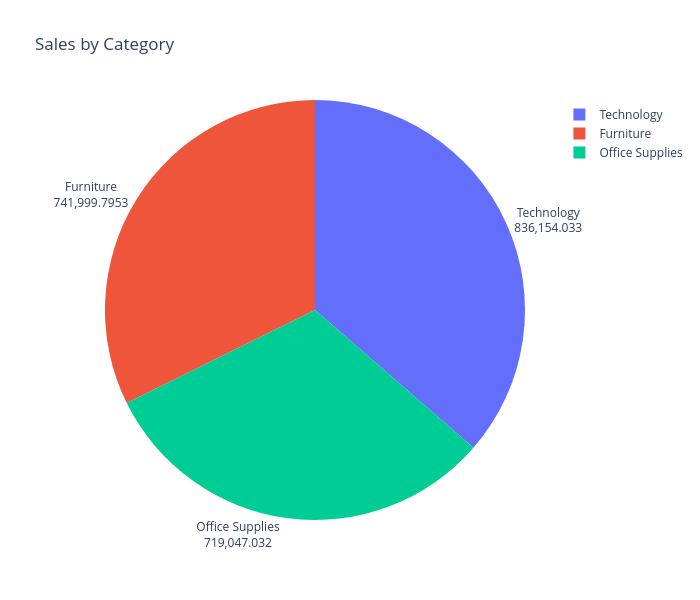

Notebook cell for this chart:
### Markdown cell above
SALES BY CATEGORY

### Code cell
sales_by_category= Data.groupby('Category')['Sales'].sum().reset_index()
fig = px.pie(sales_by_category,names='Category',values='Sales',title='Sales by Category')
# 3. Increase height and width
fig.update_layout(
    width=700,   # Set your desired width in pixels
    height=600   # Set your desired height in pixels
)
# 4. Show both Labels and Values together
fig.update_traces(
    textinfo='label+value', # Combines label and value
    textposition='outside'  # Optional: places the text outside the slices for better readability
)
fig.show()

### Figure 1 — Plotly figure (JSON) as saved in the notebook; plotly's stock layout.template omitted (floating-point values rounded to 4 significant figures)
{"data": [{"domain": {"x": [0.0, 1.0], "y": [0.0, 1.0]}, "hovertemplate": "Category=%{label}<br>Sales=%{value}<extra></extra>", "labels": ["Furniture", "Office Supplies", "Technology"], "legendgroup": "", "name": "", "showlegend": true, "values": [742000.0, 719000.0, 836200.0], "type": "pie", "textinfo": "label+value", "textposition": "outside"}], "layout": {"legend": {"tracegroupgap": 0}, "title": {"text": "Sales by Category"}, "width": 700, "height": 600}}
